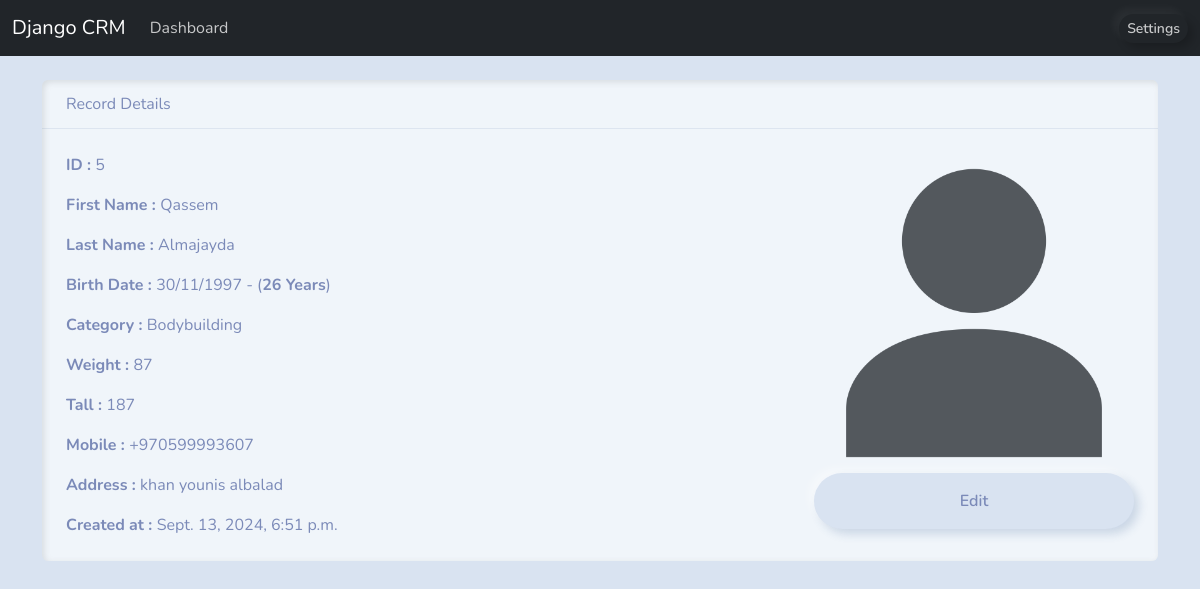
Page /view-record/5/ (signed in) on the committed database.
### webapp/models.py (models this page shows, shortened)
class Record(models.Model):
    first_name = models.CharField(max_length=255)
    last_name = models.CharField(max_length=255)
    birth_date = models.DateField(auto_now=False)
    category = models.ForeignKey(Category , on_delete=models.SET_NULL , null = True)
    weight = models.IntegerField()
    tall = models.IntegerField()
    mobile = models.CharField(max_length=13)
    address= models.CharField(max_length=500)
    created_at = models.DateTimeField(auto_now_add=True)
    def get_age(self):
        today = date.today()
        age = today.year - self.birth_date.year - ((today.month, today.day) < (self.birth_date.month, self.birth_date.day))
        return age
    class Meta:
        ordering = ["-created_at"]

class Category(models.Model):
    name = models.CharField(max_length=50)
    crated_at = models.DateTimeField(auto_now_add=True)
    def __str__(self):
        return self.name

### webapp/views.py (the view)
# urls.py: path('view-record/<int:id>/',views.view_record,name='view-record'),
@login_required
def view_record(request,id):
    record = get_object_or_404(Record,pk=id)
    return render(request,'view_record.html',{'record':record})

### webapp/templates/view_record.html (shortened to what this page needs)
{% extends 'base.html' %}
{% block content %}
<div class="container">
    <br>
    <div class="card border-primary bg-light mb-3">
        <div class="card-header">
            Record Details
        </div>
        <div class="card-body d-flex justify-content-between">
          <div>
            <p class="card-text"><strong>ID : </strong>{{record.id}}</p>
            <p class="card-text"><strong>First Name : </strong>{{record.first_name}}</p>
            <p class="card-text"><strong>Last Name : </strong>{{record.last_name}}</p>
            <p class="card-text"><strong>Birth Date : </strong>{{record.birth_date | date:'d/m/Y'}} - (<strong>{{record.get_age}} Years</strong>)</p>
            <p class="card-text"><strong>Category : </strong>{{record.category}}</p>
            <p class="card-text"><strong>Weight : </strong>{{record.weight}}</p>
            <p class="card-text"><strong>Tall : </strong>{{record.tall}}</p>
            <p class="card-text"><strong>Mobile : </strong>{{record.mobile}}</p>
            <p class="card-text"><strong>Address : </strong>{{record.address}}</p>
            <p class="card-text"><strong>Created at : </strong>{{record.created_at}}</p>
          </div>
          <div style="max-width: 20rem;" class="text-center">
            {% load static %}
            <img src="{% static 'imgs/user.png' %}" width="100%">
            <a href="{% url 'edit-record' id=record.id %}" class="btn btn-warning w-100">Edit</a>
          </div>
        </div>
      </div>
</div>
{% endblock content %}

### rows in the picture
Record: id "5", first_name "Qassem", last_name "Almajayda", birth_date "30/11/1997", get_age "26", category "Bodybuilding", weight "87", tall "187", mobile "+970599993607", address "khan younis albalad", created_at "Sept. 13, 2024, 6:51 p.m."
